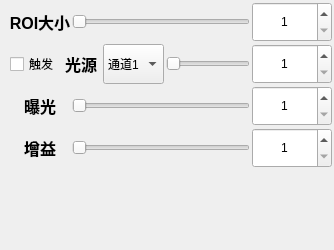
       <widget class="QWidget" name="tab_6">
        <attribute name="title">
         <string>相机画面</string>
        </attribute>
        <layout class="QVBoxLayout" name="verticalLayout_3" stretch="5">
         <property name="spacing">
          <number>2</number>
         </property>
         <property name="leftMargin">
          <number>0</number>
         </property>
         <property name="topMargin">
          <number>0</number>
         </property>
         <property name="rightMargin">
          <number>0</number>
         </property>
         <property name="bottomMargin">
          <number>0</number>
         </property>
         <item>
          <widget class="QWidget" name="gridWidget_6" native="true">
           <layout class="QVBoxLayout" name="verticalLayout_6">
            <property name="spacing">
             <number>2</number>
            </property>
            <property name="leftMargin">
             <number>2</number>
            </property>
            <property name="topMargin">
             <number>2</number>
            </property>
            <property name="rightMargin">
             <number>2</number>
            </property>
            <property name="bottomMargin">
             <number>2</number>
            </property>
            <item>
             <layout class="QHBoxLayout" name="horizontalLayout_32" stretch="1,3,1">
              <property name="leftMargin">
               <number>8</number>
              </property>
              <item>
               <widget class="QLabel" name="label_33">
                <property name="minimumSize">
                 <size>
                  <width>60</width>
                  <height>30</height>
                 </size>
                </property>
                <property name="font">
                 <font>
                  <pointsize>12</pointsize>
                  <weight>75</weight>
                  <bold>true</bold>
                 </font>
                </property>
                <property name="text">
                 <string>ROI大小</string>
                </property>
                <property name="alignment">
                 <set>Qt::AlignCenter</set>
                </property>
               </widget>
              </item>
              <item>
               <widget class="QSlider" name="Slider_ROI">
                <property name="sizePolicy">
                 <sizepolicy hsizetype="Expanding" vsizetype="Fixed">
                  <horstretch>0</horstretch>
                  <verstretch>0</verstretch>
                 </sizepolicy>
                </property>
                <property name="minimumSize">
                 <size>
                  <width>0</width>
                  <height>40</height>
                 </size>
                </property>
                <property name="minimum">
                 <number>1</number>
                </property>
                <property name="maximum">
                 <number>1000</number>
                </property>
                <property name="orientation">
                 <enum>Qt::Horizontal</enum>
                </property>
               </widget>
              </item>
              <item>
               <widget class="QSpinBox" name="spBx_ROI">
                <property name="sizePolicy">
                 <sizepolicy hsizetype="Preferred" vsizetype="Fixed">
                  <horstretch>0</horstretch>
                  <verstretch>0</verstretch>
                 </sizepolicy>
                </property>
                <property name="minimumSize">
                 <size>
                  <width>80</width>
                  <height>40</height>
                 </size>
                </property>
                <property name="alignment">
                 <set>Qt::AlignCenter</set>
                </property>
                <property name="minimum">
                 <number>1</number>
                </property>
                <property name="maximum">
                 <number>1000</number>
                </property>
               </widget>
              </item>
             </layout>
            </item>
            <item>
             <layout class="QHBoxLayout" name="horizontalLayout_33" stretch="1,1,1,4,2">
              <property name="leftMargin">
               <number>8</number>
              </property>
              <item>
               <widget class="QCheckBox" name="cbx_Trrigerlight">
                <property name="sizePolicy">
                 <sizepolicy hsizetype="Preferred" vsizetype="Preferred">
                  <horstretch>0</horstretch>
                  <verstretch>0</verstretch>
                 </sizepolicy>
                </property>
                <property name="text">
                 <string>触发</string>
                </property>
               </widget>
              </item>
              <item>
               <widget class="QLabel" name="label_9">
                <property name="minimumSize">
                 <size>
                  <width>40</width>
                  <height>30</height>
                 </size>
                </property>
                <property name="font">
                 <font>
                  <pointsize>12</pointsize>
                  <weight>75</weight>
                  <bold>true</bold>
                 </font>
                </property>
                <property name="text">
                 <string>光源</string>
                </property>
                <property name="alignment">
                 <set>Qt::AlignCenter</set>
                </property>
               </widget>
              </item>
              <item>
               <widget class="QComboBox" name="cBx_Channel">
                <property name="minimumSize">
                 <size>
                  <width>0</width>
                  <height>40</height>
                 </size>
                </property>
                <item>
                 <property name="text">
                  <string>通道1</string>
                 </property>
                </item>
                <item>
                 <property name="text">
                  <string>通道2</string>
                 </property>
                </item>
                <item>
                 <property name="text">
                  <string>通道3</string>
                 </property>
                </item>
                <item>
                 <property name="text">
                  <string>通道4</string>
                 </property>
                </item>
               </widget>
              </item>
              <item>
               <widget class="QSlider" name="Slider_Light">
                <property name="sizePolicy">
                 <sizepolicy hsizetype="Expanding" vsizetype="Fixed">
                  <horstretch>0</horstretch>
                  <verstretch>0</verstretch>
                 </sizepolicy>
                </property>
                <property name="minimumSize">
                 <size>
                  <width>0</width>
                  <height>40</height>
                 </size>
                </property>
                <property name="minimum">
                 <number>1</number>
                </property>
                <property name="maximum">
                 <number>1000</number>
                </property>
                <property name="orientation">
                 <enum>Qt::Horizontal</enum>
                </property>
               </widget>
              </item>
              <item>
               <widget class="QSpinBox" name="spBx_Light">
                <property name="sizePolicy">
                 <sizepolicy hsizetype="Preferred" vsizetype="Fixed">
                  <horstretch>0</horstretch>
                  <verstretch>0</verstretch>
                 </sizepolicy>
                </property>
                <property name="minimumSize">
                 <size>
                  <width>80</width>
                  <height>40</height>
                 </size>
                </property>
                <property name="alignment">
                 <set>Qt::AlignCenter</set>
                </property>
                <property name="minimum">
                 <number>1</number>
                </property>
                <property name="maximum">
                 <number>1000</number>
                </property>
               </widget>
              </item>
             </layout>
            </item>
            <item>
             <layout class="QHBoxLayout" name="horizontalLayout_34" stretch="1,3,1">
              <property name="leftMargin">
               <number>8</number>
              </property>
              <item>
               <widget class="QLabel" name="label_7">
                <property name="minimumSize">
                 <size>
                  <width>60</width>
                  <height>30</height>
                 </size>
                </property>
                <property name="font">
                 <font>
                  <pointsize>12</pointsize>
                  <weight>75</weight>
                  <bold>true</bold>
                 </font>
                </property>
                <property name="text">
                 <string>曝光</string>
                </property>
                <property name="alignment">
                 <set>Qt::AlignCenter</set>
                </property>
               </widget>
              </item>
              <item>
               <widget class="QSlider" name="Slider_Exposure">
                <property name="sizePolicy">
                 <sizepolicy hsizetype="Expanding" vsizetype="Fixed">
                  <horstretch>0</horstretch>
                  <verstretch>0</verstretch>
                 </sizepolicy>
                </property>
                <property name="minimumSize">
                 <size>
                  <width>0</width>
                  <height>40</height>
                 </size>
                </property>
                <property name="minimum">
                 <number>1</number>
                </property>
                <property name="maximum">
                 <number>999999999</number>
                </property>
                <property name="orientation">
                 <enum>Qt::Horizontal</enum>
                </property>
               </widget>
              </item>
              <item>
               <widget class="QSpinBox" name="spBx_Exposure">
                <property name="sizePolicy">
                 <sizepolicy hsizetype="Preferred" vsizetype="Fixed">
                  <horstretch>0</horstretch>
                  <verstretch>0</verstretch>
                 </sizepolicy>
                </property>
                <property name="minimumSize">
                 <size>
                  <width>80</width>
                  <height>40</height>
                 </size>
                </property>
                <property name="alignment">
                 <set>Qt::AlignCenter</set>
                </property>
                <property name="minimum">
                 <number>1</number>
                </property>
                <property name="maximum">
                 <number>999999999</number>
                </property>
               </widget>
              </item>
             </layout>
            </item>
            <item>
             <layout class="QHBoxLayout" name="horizontalLayout_36" stretch="1,3,1">
              <property name="leftMargin">
               <number>8</number>
              </property>
              <item>
               <widget class="QLabel" name="label_8">
                <property name="minimumSize">
                 <size>
                  <width>60</width>
                  <height>30</height>
                 </size>
                </property>
                <property name="font">
                 <font>
                  <pointsize>12</pointsize>
                  <weight>75</weight>
                  <bold>true</bold>
                 </font>
                </property>
                <property name="text">
                 <string>增益</string>
                </property>
                <property name="alignment">
                 <set>Qt::AlignCenter</set>
                </property>
               </widget>
              </item>
              <item>
               <widget class="QSlider" name="Slider_Gain">
                <property name="sizePolicy">
                 <sizepolicy hsizetype="Expanding" vsizetype="Fixed">
                  <horstretch>0</horstretch>
                  <verstretch>0</verstretch>
                 </sizepolicy>
                </property>
                <property name="minimumSize">
                 <size>
                  <width>0</width>
                  <height>40</height>
                 </size>
                </property>
                <property name="minimum">
                 <number>1</number>
                </property>
                <property name="maximum">
                 <number>6</number>
                </property>
                <property name="orientation">
                 <enum>Qt::Horizontal</enum>
                </property>
               </widget>
              </item>
              <item>
               <widget class="QSpinBox" name="spBx_Gain">
                <property name="sizePolicy">
                 <sizepolicy hsizetype="Preferred" vsizetype="Fixed">
                  <horstretch>0</horstretch>
                  <verstretch>0</verstretch>
                 </sizepolicy>
                </property>
                <property name="minimumSize">
                 <size>
                  <width>80</width>
                  <height>40</height>
                 </size>
                </property>
                <property name="alignment">
                 <set>Qt::AlignCenter</set>
                </property>
                <property name="minimum">
                 <number>1</number>
                </property>
                <property name="maximum">
                 <number>6</number>
                </property>
               </widget>
              </item>
             </layout>
            </item>
            <item>
             <spacer name="verticalSpacer_8">
              <property name="orientation">
               <enum>Qt::Vertical</enum>
              </property>
              <property name="sizeHint" stdset="0">
               <size>
                <width>20</width>
                <height>40</height>
               </size>
              </property>
             </spacer>
            </item>
            <item>
             <spacer name="verticalSpacer_9">
              <property name="orientation">
               <enum>Qt::Vertical</enum>
              </property>
              <property name="sizeHint" stdset="0">
               <size>
                <width>20</width>
                <height>40</height>
               </size>
              </property>
             </spacer>
            </item>
           </layout>
          </widget>
         </item>
        </layout>
       </widget>
